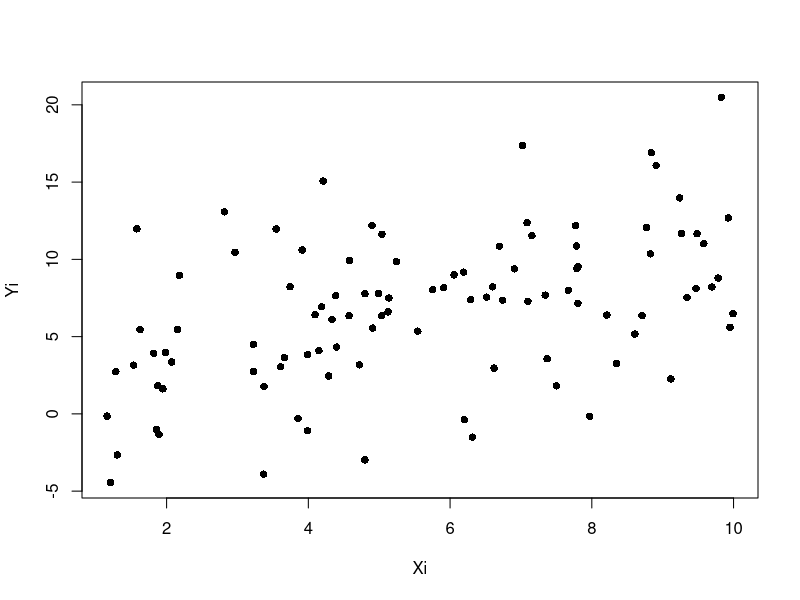
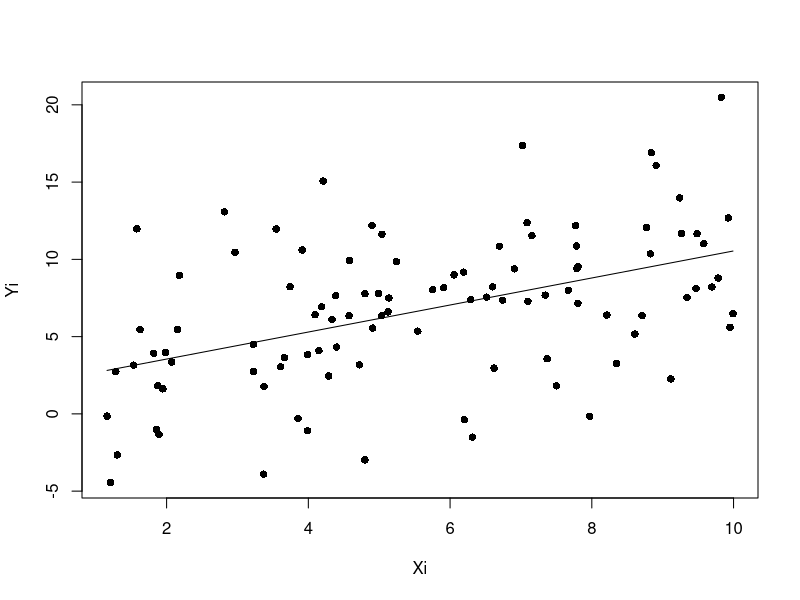
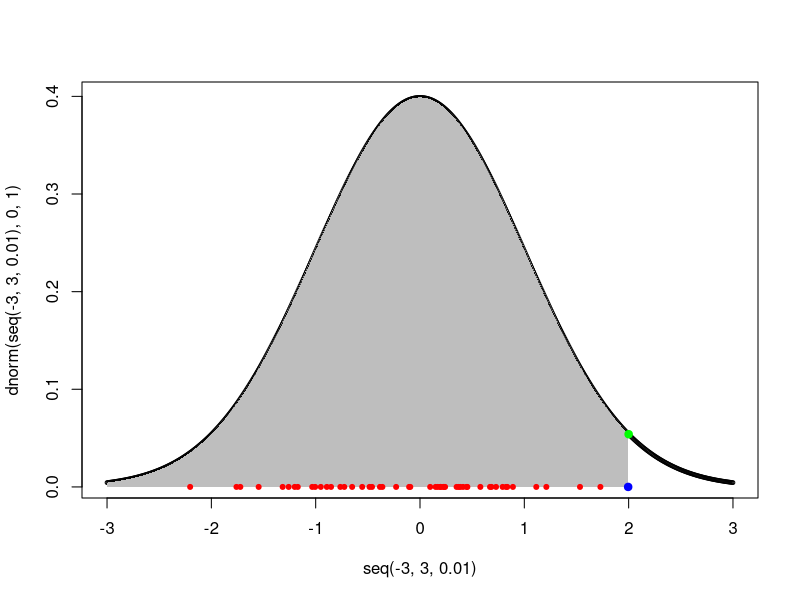
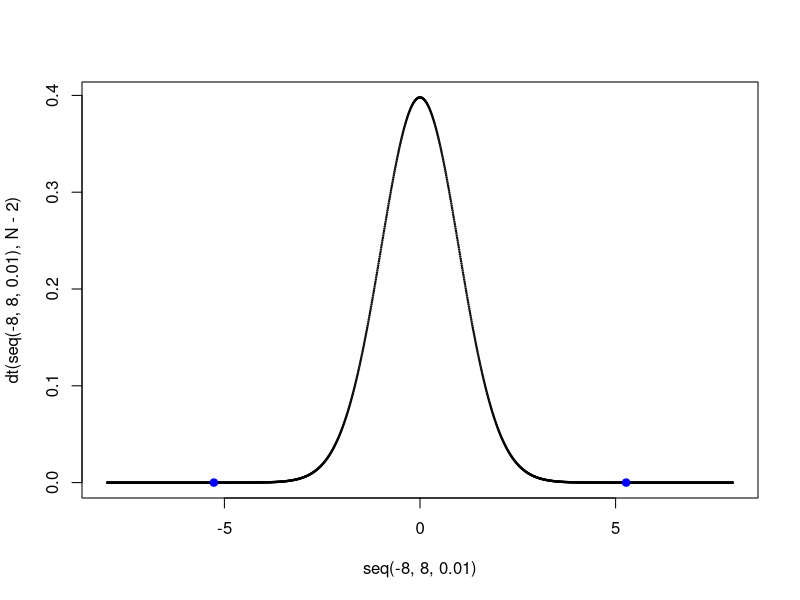
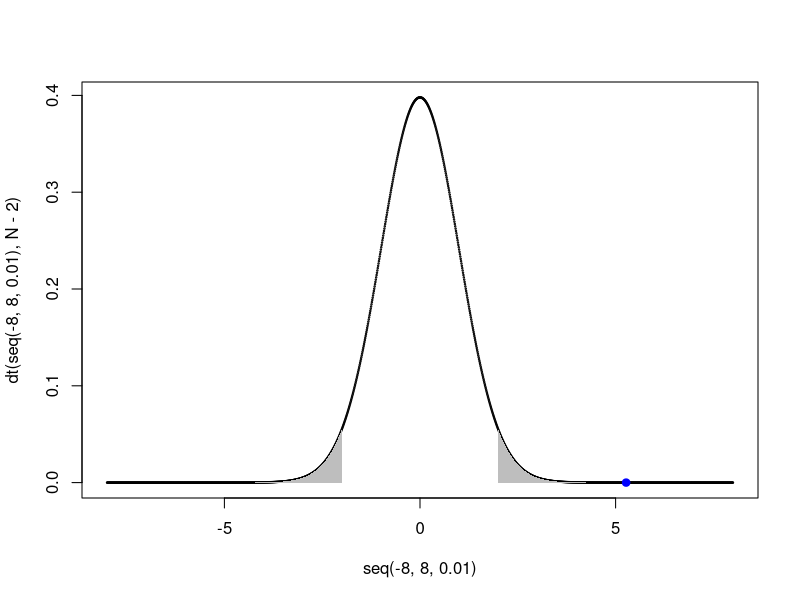
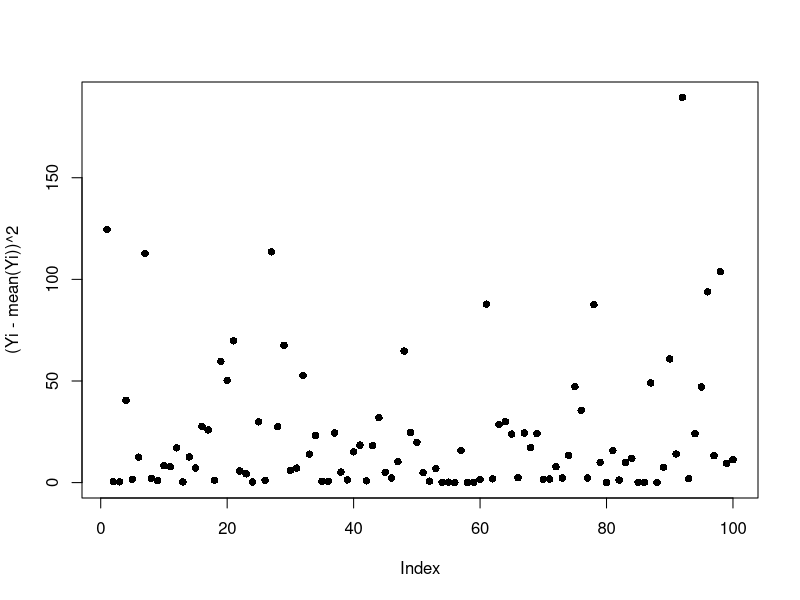
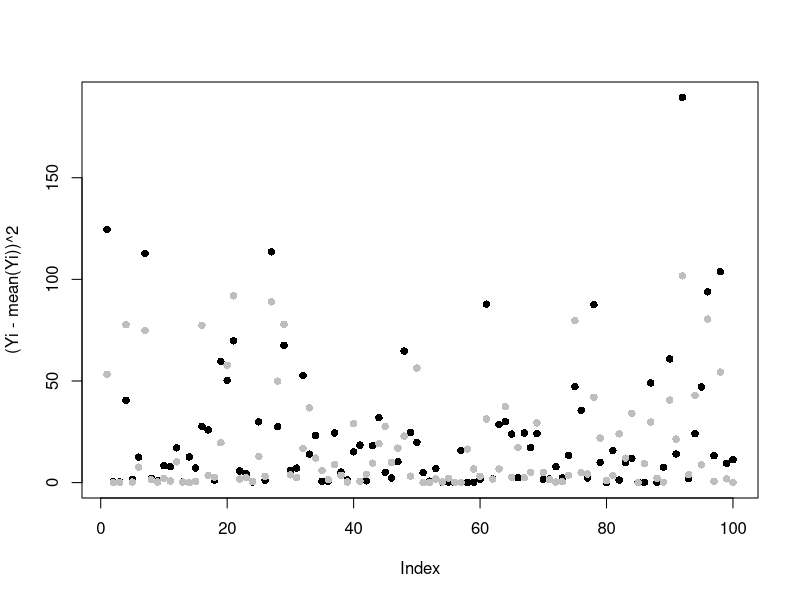
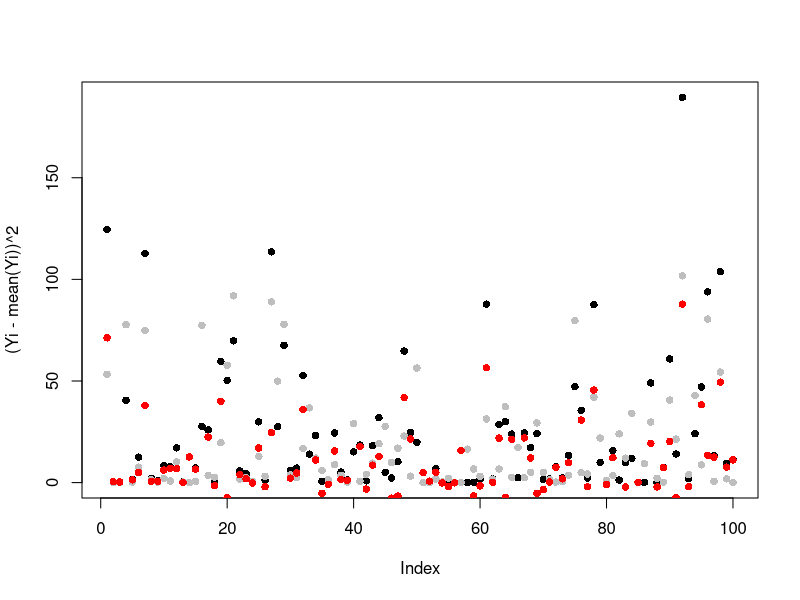

Source code (R) for these figures, in order:
## ---- chunk 1
knitr::opts_chunk$set(echo = TRUE)
library(tidyverse)
## ---- chunk 2
# simulating our data
N <- 100
Xi <- runif(min = 1, max = 10, n = N)

# getting our parameters 
beta0 <- 1
beta1 <- 1
var <- 20

# putting it together 
e <- rnorm(N, mean = 0, sd = sqrt(var))
Yi <- beta0 + beta1*Xi + e 

# note that this formulation is equivalent to the above. 
# Yi <- rnorm(N, mean = beta0 + beta1*Xi, sd = sqrt(var)) 

plot(Xi,Yi, pch = 16) 
## ---- chunk 3
matrix(Yi[1:10])
## ---- chunk 4
# doing linear regression in r
lm.fit <- lm(Yi ~ Xi)
# getting the coefficients from the r output
coef(lm.fit)

# creating our design matrix
X.matrix <- as.data.frame(Xi) |>
  # adding the column of intercepts
  add_column(int = 1, .before = 1) |>
  as.matrix()

# solving for the betas from (X^T X)^{-1} X^T
betas <- solve(t(X.matrix)%*%X.matrix)%*%t(X.matrix)%*%as.matrix(Yi)
betas

# graphing our line 
plot(Xi,Yi, pch = 16) 
lines(Xi, X.matrix%*%betas)
## ---- chunk 5
# getting the hat matrix 
H <- X.matrix%*%solve(t(X.matrix)%*%X.matrix)%*%t(X.matrix)

# doing it with a sum 
sum((Yi - H%*%as.matrix(Yi))^2)/(N-2)

# doing it the matrix way 
e.dot <- Yi - H%*%as.matrix(Yi)
(t(e.dot)%*%e.dot)/(N-2) # just a vector of sigmas

# looking at the variance from the linear model fit 
as.numeric(summary(lm.fit)[6])^2 
## ---- chunk 6
# getting our sigma estimate as before 
sigma.hat <- sum((Yi - H%*%as.matrix(Yi))^2)/(N-2)

# turning it into an diagonal matrix 
sigma.hat <- matrix(c(sigma.hat,0,0,sigma.hat), nrow = 2) # sigma*Identity matrix

# the matrix of residuals should be 
sigma.hat %*% solve(t(X.matrix)%*%X.matrix)

# checking with the linear model fit
vcov(lm.fit) # compare with above 
## ---- chunk 7
# estimated standard error for beta0
sqrt( (sigma.hat %*% solve(t(X.matrix)%*%X.matrix))[1,1] )
# estimated standard error for beta1
sqrt( (sigma.hat %*% solve(t(X.matrix)%*%X.matrix))[2,2] )

# SE from the linear model fit for beta0
sqrt(vcov(lm.fit)[1,1]) 
# SE from the linear model fit for beta0
sqrt(vcov(lm.fit)[2,2]) 
## ---- chunk 8
# getting our derived variance covariance matrix 
varcovar.matrix <- sigma.hat %*% solve(t(X.matrix)%*%X.matrix)

# calculating our test statistic
beta1_hat <- betas[2,1]
beta1_SE <- sqrt(varcovar.matrix[2,2])
test.statistic <- beta1_hat/beta1_SE
test.statistic
## ---- chunk 9
plot(seq(-3, 3, 0.01), dnorm(seq(-3, 3, 0.01), 0, 1), cex = 0.5)
# plotting the area under the curve for what pnorm(2) is
polygon(c(seq(-3, qnorm(0.977), 0.01), rev(seq(-3, qnorm(0.977), 0.01))),
        c(rep(0, length(seq(-3, qnorm(0.977), 0.01))), rev(dnorm(seq(-3, qnorm(0.977), 0.01), 0, 1))),
        col = 'gray', border = NA)
# plotting the value of N(0, 1) at P(x = 2)
points(2, dnorm(2, 0, 1), pch = 19, col = 'green') 
# plotting that given the value of x such that the cumulative probability is 0.977
points(qnorm(0.977, 0, 1), 0, pch = 19, col = 'blue')
# plotting 50 random variables drawn from a N(0, 1)
points(rnorm(50, 0, 1), rep(0, 50), pch = 20, col = 'red')
## ---- chunk 10
# # we should get the same estimates of the t-value and p-value from the lm
p.val <- 2*(1-pt(abs(test.statistic), N-2)) # or 2*pt(beta1_hat/beta1_SE, N-2), so we do abs() to account
p.val

# checking with the linear model fit
summary(lm.fit)[4]

# let's plot this!
plot(seq(-8, 8, 0.01), dt(seq(-8, 8, 0.01), N-2), cex = 0.2)
# plotting that given the value of x such that the cumulative probability is our p-value
points(test.statistic, 0, pch = 19, col = 'blue')
# we also care about the other extreme end
points(-test.statistic, 0, pch = 19, col = 'blue')

## ---- chunk 11
# let's plot this!
plot(seq(-8, 8, 0.01), dt(seq(-8, 8, 0.01), N-2), cex = 0.2)
# getting the areas of the curve that match up to our threshold of alpha
polygon(c(seq(qt(0.975, N-2), 8, 0.01), rev(seq(qt(0.975, N-2), 8, 0.01))),
        c(rep(0, length(seq(qt(0.975, N-2), 8, 0.01))), rev(dt(seq(qt(0.975, N-2), 8, 0.01), N-2))),
        col = 'gray', border = NA)
polygon(c(seq(-8, qt(0.025, N-2), 0.01), rev(seq(-8, qt(0.025, N-2), 0.01))),
        c(rep(0, length(seq(-8, qt(0.025, N-2), 0.01))), rev(dt(seq(-8, qt(0.025, N-2), 0.01), N-2))),
        col = 'gray', border = NA)
# plotting our test-statistic 
points(test.statistic, 0, pch = 19, col = 'blue')
## ---- chunk 12
plot((Yi - mean(Yi))^2, pch = 16)
## ---- chunk 13
plot((Yi - mean(Yi))^2, pch = 16)
points((Yi - H%*%as.matrix(Yi))^2, pch = 16, col = 'gray')
## ---- chunk 14
plot((Yi - mean(Yi))^2, pch = 16)
points((Yi - H%*%as.matrix(Yi))^2, pch = 16, col = 'gray')
points((Yi - mean(Yi))^2 - (Yi - H%*%as.matrix(Yi))^2, pch = 16, col = 'red')
## ---- chunk 15
SST <- sum((Yi - mean(Yi))^2) # sum of residuals from the mean, df = n-1
SSE <- sum((Yi - H%*%as.matrix(Yi))^2) # sum of residuals from best fit line, df = n-p
SSR <- SST - SSE # the difference, df = p-1.

# this should match the R-squared of the linear model fit
SSR/SST # also can be written as 1 - SSE / SST

# checking the linear model fit
summary(lm.fit)[8]

# Adjusted R-squared
# we can adjust using the degrees of freedom
adjSST <- SST/(N-1) # sum of residuals from the mean, df = n-1
adjSSE <- SSE/(N-2) # sum of residuals from best fit line, df = n-p
adjSSR <- adjSST - adjSSE # the difference, df = p-1.
adjSSR/adjSST

# checking the linear model fit 
summary(lm.fit)[9]
## ---- chunk 16
summary(lm.fit)
